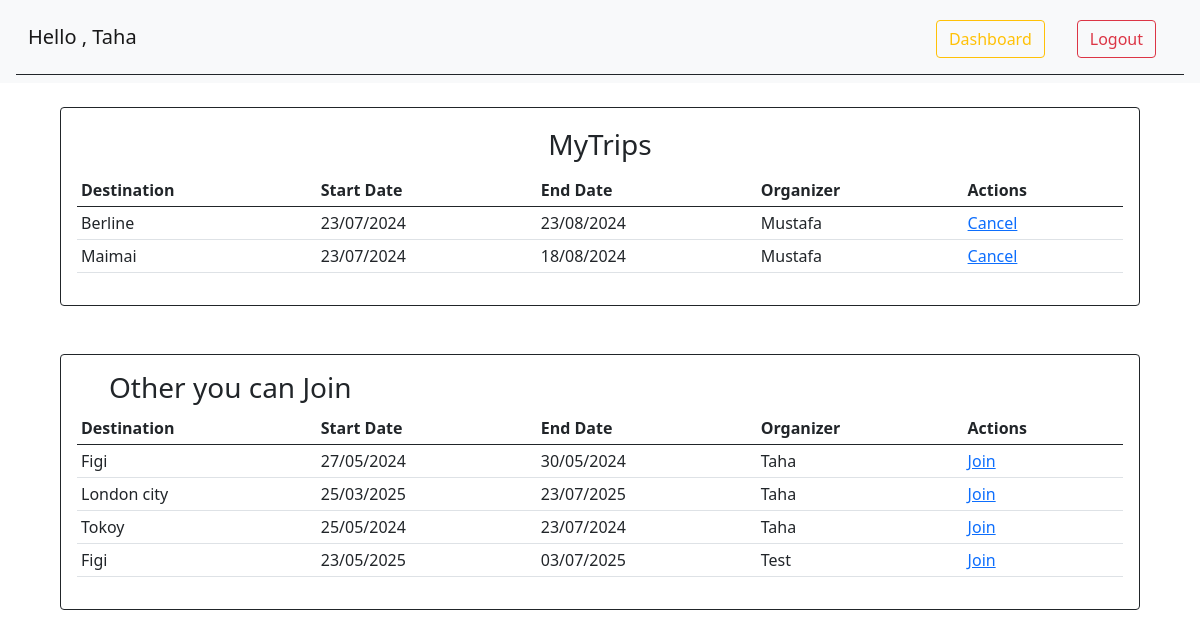
The app's page /trips/mytrip (signed in) with its own data.
### exam_app/models.py (models this page shows)
class User(models.Model):
    first_name = models.CharField(max_length=45)
    last_name = models.CharField(max_length=45)
    email = models.CharField(max_length=127)
    password = models.CharField(max_length=50)
    birthday = models.DateField(null=True)
    created_at = models.DateTimeField(auto_now_add=True)
    updated_at = models.DateTimeField(auto_now=True)
    objects = UserManager()

class Trip(models.Model):
    destination = models.CharField(max_length=255)
    start_date = models.DateField()
    end_date = models.DateField()
    desc = models.TextField()
    created_by = models.ForeignKey(User,related_name="created_trips",on_delete=models.CASCADE)
    travelers = models.ManyToManyField(User,related_name="trips")
    created_at = models.DateTimeField(auto_now_add=True)
    updated_at = models.DateTimeField(auto_now=True)
    objects = TripManager()

### exam_app/views.py (the view)
# urls.py: path('trips/mytrip',views.show_mytrip),
def show_mytrip(request):
    if  not 'userID' in request.session :
        return redirect('exam:main_page')
    userID = int(request.session['userID'])
    user = User.objects.get(id=userID)
    user_trips = user.trips.all().values('id')
    ex_trips = Trip.objects.exclude( id__in=user_trips)
    data = {
        'user': User.objects.get(id=userID),
        'ex_trips': ex_trips,
    }
    return render(request,'show_mytrip.html',data)

### exam_app/templates/show_mytrip.html (shortened to what this page needs)
<!DOCTYPE html>
<html lang="en">
<head>
    <link href="https://cdn.jsdelivr.net/npm/bootstrap@5.0.2/dist/css/bootstrap.min.css" rel="stylesheet"
>
    {%load static %}
    <link rel="stylesheet" href="{%static 'css/mainPage_style.css'%}">
</head>
<body>
    <nav class="navbar navbar-expand-lg navbar-light bg-light ">
        <div class="container-fluid mt-1 mx-3 pt-1 pb-3 border-bottom border-dark">
            <a class="navbar-brand" href="/main_page">Hello , {{user.first_name}}</a>
            <div class="d-flex  align-items-center justify-content-end mt-1">
                <form action='/' class="  mx-3">
                    <button class="mybtn btn btn-outline-warning" type="submit">Dashboard</button>
                </form>
                <form action='/logout' class="  mx-3">
                    <button class="mybtn btn btn-outline-danger" type="submit">Logout</button>
                </form>
            </div>
    </nav>
    <div class="row justify-content-center mt-4 mx-5">
        <div class="col-md-12">
            <div class="card  border-dark ">
                <div class="card-body">
                    <h3 class="card-title py-1 px-4 mx-2 text-center "> MyTrips</h3>
                    <table class="table table-sm">
                        <thead>
                            <tr>
                                <th>Destination</th>
                                <th>Start Date</th>
                                <th>End Date</th>
                                <th>Organizer</th>
                                <th>Actions</th>
                            </tr>
                        </thead>
                        <tbody>
                            {%for trip in user.trips.all%}
                            <tr>
                                <td>{{trip.destination}}</td>
                                <td>{{trip.start_date|date:"d/m/Y"}}</td>
                                <td>{{trip.end_date|date:"d/m/Y"}}</td>
                                <td>{{trip.created_by.first_name}}</td>
                                <td><a href="/trips/cancel/{{trip.id}}">Cancel</a></td>
                            </tr>
                            {%endfor%}
                        </tbody>
                    </table>
                </div>
            </div>
        </div>
    </div>
    <div class="row justify-content-center mt-5 mx-5">
        <div class="col-md-12">
            <div class="card border-dark">
                <div class="card-body ">
                    <h3 class="card-title   px-4 mx-2 "> Other you can Join</h3>
                    <table class="table table-sm">
                        <thead>
                            <tr>
                                <th>Destination</th>
                                <th>Start Date</th>
                                <th>End Date</th>
                                <th>Organizer</th>
                                <th>Actions</th>
                            </tr>
                        </thead>
                        <tbody>
                            {%for trip in ex_trips.all%}
                            <tr>
                                <td>{{trip.destination}}</td>
                                <td>{{trip.start_date|date:"d/m/Y"}}</td>
                                <td>{{trip.end_date|date:"d/m/Y"}}</td>
                                <td>{{trip.created_by.first_name}}</td>
                                <td><a href="/trips/join/{{trip.id}}">Join</a></td>
                            </tr>
                            {%endfor%}
                        </tbody>
                    </table>
                </div>
            </div>
        </div>
    </div>
</body>
</html>

### exam_app/static/css/mainPage_style.css (style rules this page uses)
* { padding: 0px; margin: 0px; }

### records on screen
User: first_name "Taha"
Trip: destination "Berline", start_date "23/07/2024", end_date "23/08/2024", created_by.first_name "Mustafa"
Trip: destination "Maimai", start_date "23/07/2024", end_date "18/08/2024", created_by.first_name "Mustafa"
Trip: destination "Figi", start_date "27/05/2024", end_date "30/05/2024", created_by.first_name "Taha"
Trip: destination "London city", start_date "25/03/2025", end_date "23/07/2025", created_by.first_name "Taha"
Trip: destination "Tokoy", start_date "25/05/2024", end_date "23/07/2024", created_by.first_name "Taha"
Trip: destination "Figi", start_date "23/05/2025", end_date "03/07/2025", created_by.first_name "Test"
